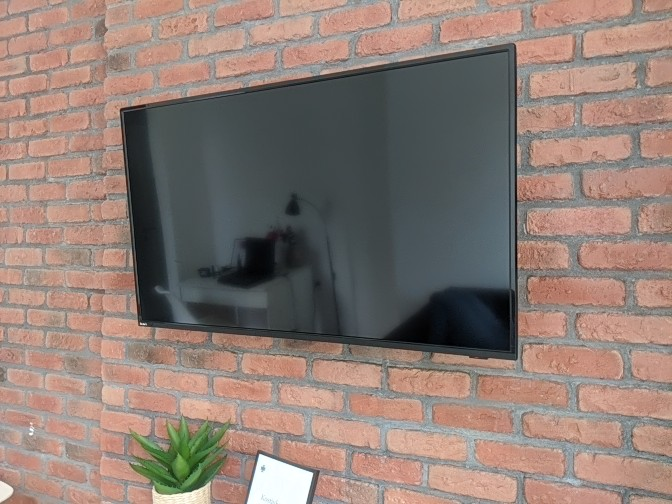
#> input picture media/test.jpg, 672 x 504 px
$ python crop_photo.py
#> lines starting #> are read from the running program, lines starting #| are printed output that depends on the picture
import cv2

image = cv2.imread('media/test.jpg', cv2.IMREAD_COLOR)
#> image is the input picture: shape (504, 672, 3); mean B, G, R 116.6, 124.4, 141.9
cv2.imshow('Original Image', image)
print(image.shape)
#| (504, 672, 3)

cv2.waitKey()
cv2.destroyAllWindows()

# cropped_image = image[80:280, 150:330]
cropped_image_1 = image[10:130, 10:130]
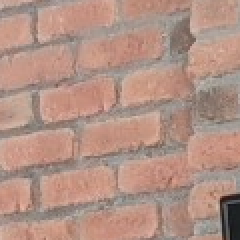
#> cropped_image_1: shape (120, 120, 3) (shown 2 times larger); mean B, G, R 132.7, 145.3, 178.7
cropped_image_2 = image[130:270, 10:130]
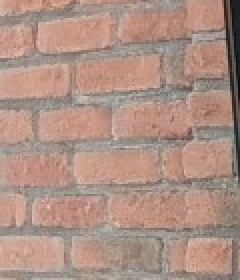
#> cropped_image_2: shape (140, 120, 3) (shown 2 times larger); mean B, G, R 132.3, 144.6, 174.3
cropped_image_3 = image[10:130, 130:270]
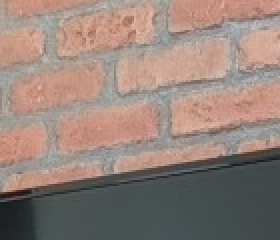
#> cropped_image_3: shape (120, 140, 3) (shown 2 times larger); mean B, G, R 121.8, 130, 149.5
cropped_image_4 = image[130:270, 130:270]
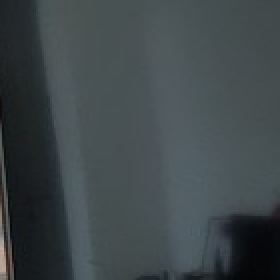
#> cropped_image_4: shape (140, 140, 3) (shown 2 times larger); mean B, G, R 74, 71.4, 62.9
# cropped_image_2 = image[300:1000, 150:330]
cv2.imshow("1", cropped_image_1)
cv2.imshow("2", cropped_image_2)
cv2.imshow("3", cropped_image_3)
cv2.imshow("4", cropped_image_4)
# cv2.imshow("cropped_photo_2", cropped_image_2)
# print(cropped_image.shape)
# print(cropped_image_2.shape)

cv2.waitKey()
cv2.destroyAllWindows()
